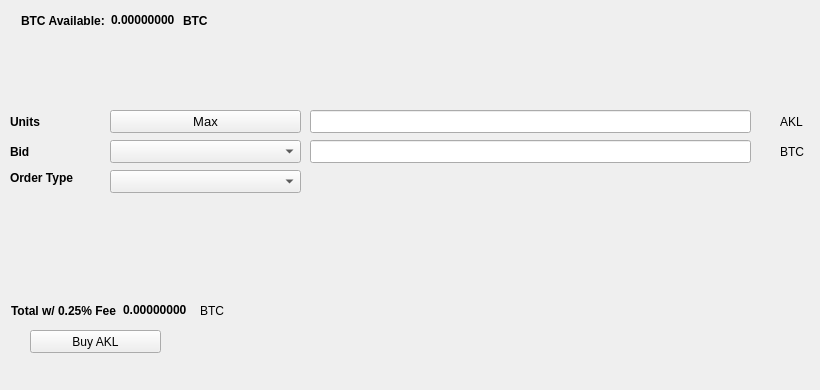
   <widget class="QWidget" name="BuyTab">
    <attribute name="title">
     <string>Buy</string>
    </attribute>
    <widget class="QPushButton" name="BuyAKL">
     <property name="geometry">
      <rect>
       <x>30</x>
       <y>330</y>
       <width>131</width>
       <height>23</height>
      </rect>
     </property>
     <property name="text">
      <string>Buy AKL</string>
     </property>
     <property name="icon">
      <iconset resource="../akula.qrc">
       <normaloff>:/icons/bitcoin</normaloff>:/icons/bitcoin</iconset>
     </property>
    </widget>
    <widget class="QLabel" name="label_3">
     <property name="geometry">
      <rect>
       <x>10</x>
       <y>110</y>
       <width>46</width>
       <height>23</height>
      </rect>
     </property>
     <property name="font">
      <font>
       <weight>75</weight>
       <bold>true</bold>
      </font>
     </property>
     <property name="text">
      <string>Units</string>
     </property>
    </widget>
    <widget class="QLineEdit" name="UnitsInput">
     <property name="geometry">
      <rect>
       <x>310</x>
       <y>110</y>
       <width>441</width>
       <height>23</height>
      </rect>
     </property>
     <property name="font">
      <font>
       <pointsize>9</pointsize>
       <weight>75</weight>
       <bold>true</bold>
      </font>
     </property>
    </widget>
    <widget class="QLineEdit" name="BuyBidPriceEdit">
     <property name="geometry">
      <rect>
       <x>310</x>
       <y>140</y>
       <width>441</width>
       <height>23</height>
      </rect>
     </property>
     <property name="font">
      <font>
       <pointsize>9</pointsize>
       <weight>75</weight>
       <bold>true</bold>
      </font>
     </property>
    </widget>
    <widget class="QLabel" name="label_4">
     <property name="geometry">
      <rect>
       <x>780</x>
       <y>110</y>
       <width>31</width>
       <height>23</height>
      </rect>
     </property>
     <property name="text">
      <string>AKL</string>
     </property>
    </widget>
    <widget class="QLabel" name="label_5">
     <property name="geometry">
      <rect>
       <x>780</x>
       <y>140</y>
       <width>31</width>
       <height>23</height>
      </rect>
     </property>
     <property name="text">
      <string>BTC</string>
     </property>
    </widget>
    <widget class="QLabel" name="label_6">
     <property name="geometry">
      <rect>
       <x>10</x>
       <y>140</y>
       <width>46</width>
       <height>23</height>
      </rect>
     </property>
     <property name="font">
      <font>
       <weight>75</weight>
       <bold>true</bold>
      </font>
     </property>
     <property name="text">
      <string>Bid</string>
     </property>
    </widget>
    <widget class="QLabel" name="label_7">
     <property name="geometry">
      <rect>
       <x>10</x>
       <y>170</y>
       <width>91</width>
       <height>16</height>
      </rect>
     </property>
     <property name="font">
      <font>
       <weight>75</weight>
       <bold>true</bold>
      </font>
     </property>
     <property name="text">
      <string>Order Type</string>
     </property>
    </widget>
    <widget class="QPushButton" name="Buy_Max_Amount">
     <property name="geometry">
      <rect>
       <x>110</x>
       <y>110</y>
       <width>191</width>
       <height>23</height>
      </rect>
     </property>
     <property name="font">
      <font>
       <pointsize>10</pointsize>
      </font>
     </property>
     <property name="text">
      <string>Max</string>
     </property>
    </widget>
    <widget class="QComboBox" name="BuyBidcomboBox">
     <property name="geometry">
      <rect>
       <x>110</x>
       <y>140</y>
       <width>191</width>
       <height>23</height>
      </rect>
     </property>
     <property name="font">
      <font>
       <pointsize>10</pointsize>
      </font>
     </property>
    </widget>
    <widget class="QComboBox" name="buyOrdertypeCombo">
     <property name="geometry">
      <rect>
       <x>110</x>
       <y>170</y>
       <width>191</width>
       <height>23</height>
      </rect>
     </property>
     <property name="font">
      <font>
       <pointsize>10</pointsize>
      </font>
     </property>
    </widget>
    <widget class="QWidget" name="layoutWidget1">
     <property name="geometry">
      <rect>
       <x>21</x>
       <y>11</y>
       <width>227</width>
       <height>19</height>
      </rect>
     </property>
     <layout class="QHBoxLayout" name="horizontalLayout_3">
      <item>
       <widget class="QLabel" name="label232">
        <property name="font">
         <font>
          <weight>75</weight>
          <bold>true</bold>
         </font>
        </property>
        <property name="text">
         <string>BTC Available:</string>
        </property>
       </widget>
      </item>
      <item>
       <widget class="QLabel" name="BtcAvailableLbl">
        <property name="palette">
         <palette>
          <active>
           <colorrole role="WindowText">
            <brush brushstyle="SolidPattern">
             <color alpha="255">
              <red>0</red>
              <green>0</green>
              <blue>0</blue>
             </color>
            </brush>
           </colorrole>
           <colorrole role="Button">
            <brush brushstyle="SolidPattern">
             <color alpha="255">
              <red>0</red>
              <green>170</green>
              <blue>0</blue>
             </color>
            </brush>
           </colorrole>
           <colorrole role="Light">
            <brush brushstyle="SolidPattern">
             <color alpha="255">
              <red>0</red>
              <green>255</green>
              <blue>0</blue>
             </color>
            </brush>
           </colorrole>
           <colorrole role="Midlight">
            <brush brushstyle="SolidPattern">
             <color alpha="255">
              <red>0</red>
              <green>212</green>
              <blue>0</blue>
             </color>
            </brush>
           </colorrole>
           <colorrole role="Dark">
            <brush brushstyle="SolidPattern">
             <color alpha="255">
              <red>0</red>
              <green>85</green>
              <blue>0</blue>
             </color>
            </brush>
           </colorrole>
           <colorrole role="Mid">
            <brush brushstyle="SolidPattern">
             <color alpha="255">
              <red>0</red>
              <green>113</green>
              <blue>0</blue>
             </color>
            </brush>
           </colorrole>
           <colorrole role="Text">
            <brush brushstyle="SolidPattern">
             <color alpha="255">
              <red>0</red>
              <green>170</green>
              <blue>0</blue>
             </color>
            </brush>
           </colorrole>
           <colorrole role="BrightText">
            <brush brushstyle="SolidPattern">
             <color alpha="255">
              <red>255</red>
              <green>255</green>
              <blue>255</blue>
             </color>
            </brush>
           </colorrole>
           <colorrole role="ButtonText">
            <brush brushstyle="SolidPattern">
             <color alpha="255">
              <red>0</red>
              <green>0</green>
              <blue>0</blue>
             </color>
            </brush>
           </colorrole>
           <colorrole role="Base">
            <brush brushstyle="SolidPattern">
             <color alpha="255">
              <red>255</red>
              <green>255</green>
              <blue>255</blue>
             </color>
            </brush>
           </colorrole>
           <colorrole role="Window">
            <brush brushstyle="SolidPattern">
             <color alpha="255">
              <red>0</red>
              <green>170</green>
              <blue>0</blue>
             </color>
            </brush>
           </colorrole>
           <colorrole role="Shadow">
            <brush brushstyle="SolidPattern">
             <color alpha="255">
              <red>0</red>
              <green>0</green>
              <blue>0</blue>
             </color>
            </brush>
           </colorrole>
           <colorrole role="AlternateBase">
            <brush brushstyle="SolidPattern">
             <color alpha="255">
              <red>127</red>
              <green>212</green>
              <blue>127</blue>
             </color>
            </brush>
           </colorrole>
           <colorrole role="ToolTipBase">
            <brush brushstyle="SolidPattern">
             <color alpha="255">
              <red>255</red>
              <green>255</green>
              <blue>220</blue>
             </color>
            </brush>
           </colorrole>
           <colorrole role="ToolTipText">
            <brush brushstyle="SolidPattern">
             <color alpha="255">
              <red>0</red>
              <green>0</green>
              <blue>0</blue>
             </color>
            </brush>
           </colorrole>
          </active>
          <inactive>
           <colorrole role="WindowText">
            <brush brushstyle="SolidPattern">
             <color alpha="255">
              <red>0</red>
              <green>0</green>
              <blue>0</blue>
             </color>
            </brush>
           </colorrole>
           <colorrole role="Button">
            <brush brushstyle="SolidPattern">
             <color alpha="255">
              <red>0</red>
              <green>170</green>
              <blue>0</blue>
             </color>
            </brush>
           </colorrole>
           <colorrole role="Light">
            <brush brushstyle="SolidPattern">
             <color alpha="255">
              <red>0</red>
              <green>255</green>
              <blue>0</blue>
             </color>
            </brush>
           </colorrole>
           <colorrole role="Midlight">
            <brush brushstyle="SolidPattern">
             <color alpha="255">
              <red>0</red>
              <green>212</green>
              <blue>0</blue>
             </color>
            </brush>
           </colorrole>
           <colorrole role="Dark">
            <brush brushstyle="SolidPattern">
             <color alpha="255">
              <red>0</red>
              <green>85</green>
              <blue>0</blue>
             </color>
            </brush>
           </colorrole>
           <colorrole role="Mid">
            <brush brushstyle="SolidPattern">
             <color alpha="255">
              <red>0</red>
              <green>113</green>
              <blue>0</blue>
             </color>
            </brush>
           </colorrole>
           <colorrole role="Text">
            <brush brushstyle="SolidPattern">
             <color alpha="255">
              <red>0</red>
              <green>170</green>
              <blue>0</blue>
             </color>
            </brush>
           </colorrole>
           <colorrole role="BrightText">
            <brush brushstyle="SolidPattern">
             <color alpha="255">
              <red>255</red>
              <green>255</green>
              <blue>255</blue>
             </color>
            </brush>
           </colorrole>
           <colorrole role="ButtonText">
            <brush brushstyle="SolidPattern">
             <color alpha="255">
              <red>0</red>
              <green>0</green>
              <blue>0</blue>
             </color>
            </brush>
           </colorrole>
           <colorrole role="Base">
            <brush brushstyle="SolidPattern">
             <color alpha="255">
              <red>255</red>
              <green>255</green>
              <blue>255</blue>
             </color>
            </brush>
           </colorrole>
           <colorrole role="Window">
            <brush brushstyle="SolidPattern">
             <color alpha="255">
              <red>0</red>
              <green>170</green>
              <blue>0</blue>
             </color>
            </brush>
           </colorrole>
           <colorrole role="Shadow">
            <brush brushstyle="SolidPattern">
             <color alpha="255">
              <red>0</red>
              <green>0</green>
              <blue>0</blue>
             </color>
            </brush>
           </colorrole>
           <colorrole role="AlternateBase">
            <brush brushstyle="SolidPattern">
             <color alpha="255">
              <red>127</red>
              <green>212</green>
              <blue>127</blue>
             </color>
            </brush>
           </colorrole>
           <colorrole role="ToolTipBase">
            <brush brushstyle="SolidPattern">
             <color alpha="255">
              <red>255</red>
              <green>255</green>
              <blue>220</blue>
             </color>
            </brush>
           </colorrole>
           <colorrole role="ToolTipText">
            <brush brushstyle="SolidPattern">
             <color alpha="255">
              <red>0</red>
              <green>0</green>
              <blue>0</blue>
             </color>
            </brush>
           </colorrole>
          </inactive>
          <disabled>
           <colorrole role="WindowText">
            <brush brushstyle="SolidPattern">
             <color alpha="255">
              <red>0</red>
              <green>85</green>
              <blue>0</blue>
             </color>
            </brush>
           </colorrole>
           <colorrole role="Button">
            <brush brushstyle="SolidPattern">
             <color alpha="255">
              <red>0</red>
              <green>170</green>
              <blue>0</blue>
             </color>
            </brush>
           </colorrole>
           <colorrole role="Light">
            <brush brushstyle="SolidPattern">
             <color alpha="255">
              <red>0</red>
              <green>255</green>
              <blue>0</blue>
             </color>
            </brush>
           </colorrole>
           <colorrole role="Midlight">
            <brush brushstyle="SolidPattern">
             <color alpha="255">
              <red>0</red>
              <green>212</green>
              <blue>0</blue>
             </color>
            </brush>
           </colorrole>
           <colorrole role="Dark">
            <brush brushstyle="SolidPattern">
             <color alpha="255">
              <red>0</red>
              <green>85</green>
              <blue>0</blue>
             </color>
            </brush>
           </colorrole>
           <colorrole role="Mid">
            <brush brushstyle="SolidPattern">
             <color alpha="255">
              <red>0</red>
              <green>113</green>
              <blue>0</blue>
             </color>
            </brush>
           </colorrole>
           <colorrole role="Text">
            <brush brushstyle="SolidPattern">
             <color alpha="255">
              <red>0</red>
              <green>85</green>
              <blue>0</blue>
             </color>
            </brush>
           </colorrole>
           <colorrole role="BrightText">
            <brush brushstyle="SolidPattern">
             <color alpha="255">
              <red>255</red>
              <green>255</green>
              <blue>255</blue>
             </color>
            </brush>
           </colorrole>
           <colorrole role="ButtonText">
            <brush brushstyle="SolidPattern">
             <color alpha="255">
              <red>0</red>
              <green>85</green>
              <blue>0</blue>
             </color>
            </brush>
           </colorrole>
           <colorrole role="Base">
            <brush brushstyle="SolidPattern">
             <color alpha="255">
              <red>0</red>
              <green>170</green>
              <blue>0</blue>
             </color>
            </brush>
           </colorrole>
           <colorrole role="Window">
            <brush brushstyle="SolidPattern">
             <color alpha="255">
              <red>0</red>
              <green>170</green>
              <blue>0</blue>
             </color>
            </brush>
           </colorrole>
           <colorrole role="Shadow">
            <brush brushstyle="SolidPattern">
             <color alpha="255">
              <red>0</red>
              <green>0</green>
              <blue>0</blue>
             </color>
            </brush>
           </colorrole>
           <colorrole role="AlternateBase">
            <brush brushstyle="SolidPattern">
             <color alpha="255">
              <red>0</red>
              <green>170</green>
              <blue>0</blue>
             </color>
            </brush>
           </colorrole>
           <colorrole role="ToolTipBase">
            <brush brushstyle="SolidPattern">
             <color alpha="255">
              <red>255</red>
              <green>255</green>
              <blue>220</blue>
             </color>
            </brush>
           </colorrole>
           <colorrole role="ToolTipText">
            <brush brushstyle="SolidPattern">
             <color alpha="255">
              <red>0</red>
              <green>0</green>
              <blue>0</blue>
             </color>
            </brush>
           </colorrole>
          </disabled>
         </palette>
        </property>
        <property name="font">
         <font>
          <weight>75</weight>
          <bold>true</bold>
         </font>
        </property>
        <property name="text">
         <string>0.00000000</string>
        </property>
        <property name="textInteractionFlags">
         <set>Qt::LinksAccessibleByMouse|Qt::TextSelectableByKeyboard|Qt::TextSelectableByMouse</set>
        </property>
       </widget>
      </item>
      <item>
       <widget class="QLabel" name="BtcAvailableLbl_2">
        <property name="font">
         <font>
          <weight>75</weight>
          <bold>true</bold>
         </font>
        </property>
        <property name="text">
         <string>BTC</string>
        </property>
       </widget>
      </item>
     </layout>
    </widget>
    <widget class="QWidget" name="layoutWidge2">
     <property name="geometry">
      <rect>
       <x>11</x>
       <y>301</y>
       <width>259</width>
       <height>19</height>
      </rect>
     </property>
     <layout class="QHBoxLayout" name="horizontalLayout_4">
      <item>
       <widget class="QLabel" name="label_9">
        <property name="font">
         <font>
          <weight>75</weight>
          <bold>true</bold>
         </font>
        </property>
        <property name="text">
         <string>Total w/ 0.25% Fee</string>
        </property>
       </widget>
      </item>
      <item>
       <widget class="QLabel" name="BuyCostLabel">
        <property name="palette">
         <palette>
          <active>
           <colorrole role="WindowText">
            <brush brushstyle="SolidPattern">
             <color alpha="255">
              <red>0</red>
              <green>0</green>
              <blue>0</blue>
             </color>
            </brush>
           </colorrole>
           <colorrole role="Button">
            <brush brushstyle="SolidPattern">
             <color alpha="255">
              <red>0</red>
              <green>170</green>
              <blue>0</blue>
             </color>
            </brush>
           </colorrole>
           <colorrole role="Light">
            <brush brushstyle="SolidPattern">
             <color alpha="255">
              <red>0</red>
              <green>255</green>
              <blue>0</blue>
             </color>
            </brush>
           </colorrole>
           <colorrole role="Midlight">
            <brush brushstyle="SolidPattern">
             <color alpha="255">
              <red>0</red>
              <green>212</green>
              <blue>0</blue>
             </color>
            </brush>
           </colorrole>
           <colorrole role="Dark">
            <brush brushstyle="SolidPattern">
             <color alpha="255">
              <red>0</red>
              <green>85</green>
              <blue>0</blue>
             </color>
            </brush>
           </colorrole>
           <colorrole role="Mid">
            <brush brushstyle="SolidPattern">
             <color alpha="255">
              <red>0</red>
              <green>113</green>
              <blue>0</blue>
             </color>
            </brush>
           </colorrole>
           <colorrole role="Text">
            <brush brushstyle="SolidPattern">
             <color alpha="255">
              <red>0</red>
              <green>170</green>
              <blue>0</blue>
             </color>
            </brush>
           </colorrole>
           <colorrole role="BrightText">
            <brush brushstyle="SolidPattern">
             <color alpha="255">
              <red>255</red>
              <green>255</green>
              <blue>255</blue>
             </color>
            </brush>
           </colorrole>
           <colorrole role="ButtonText">
            <brush brushstyle="SolidPattern">
             <color alpha="255">
              <red>0</red>
              <green>0</green>
              <blue>0</blue>
             </color>
            </brush>
           </colorrole>
           <colorrole role="Base">
            <brush brushstyle="SolidPattern">
             <color alpha="255">
              <red>255</red>
              <green>255</green>
              <blue>255</blue>
             </color>
            </brush>
           </colorrole>
           <colorrole role="Window">
            <brush brushstyle="SolidPattern">
             <color alpha="255">
              <red>0</red>
              <green>170</green>
              <blue>0</blue>
             </color>
            </brush>
           </colorrole>
           <colorrole role="Shadow">
            <brush brushstyle="SolidPattern">
             <color alpha="255">
              <red>0</red>
              <green>0</green>
              <blue>0</blue>
             </color>
            </brush>
           </colorrole>
           <colorrole role="AlternateBase">
            <brush brushstyle="SolidPattern">
             <color alpha="255">
              <red>127</red>
              <green>212</green>
              <blue>127</blue>
             </color>
            </brush>
           </colorrole>
           <colorrole role="ToolTipBase">
            <brush brushstyle="SolidPattern">
             <color alpha="255">
              <red>255</red>
              <green>255</green>
              <blue>220</blue>
             </color>
            </brush>
           </colorrole>
           <colorrole role="ToolTipText">
            <brush brushstyle="SolidPattern">
             <color alpha="255">
              <red>0</red>
              <green>0</green>
              <blue>0</blue>
             </color>
            </brush>
           </colorrole>
          </active>
          <inactive>
           <colorrole role="WindowText">
            <brush brushstyle="SolidPattern">
             <color alpha="255">
              <red>0</red>
              <green>0</green>
              <blue>0</blue>
             </color>
            </brush>
           </colorrole>
           <colorrole role="Button">
            <brush brushstyle="SolidPattern">
             <color alpha="255">
              <red>0</red>
              <green>170</green>
              <blue>0</blue>
             </color>
            </brush>
           </colorrole>
           <colorrole role="Light">
            <brush brushstyle="SolidPattern">
             <color alpha="255">
              <red>0</red>
              <green>255</green>
              <blue>0</blue>
             </color>
            </brush>
           </colorrole>
           <colorrole role="Midlight">
            <brush brushstyle="SolidPattern">
             <color alpha="255">
              <red>0</red>
              <green>212</green>
              <blue>0</blue>
             </color>
            </brush>
           </colorrole>
           <colorrole role="Dark">
            <brush brushstyle="SolidPattern">
             <color alpha="255">
              <red>0</red>
              <green>85</green>
              <blue>0</blue>
             </color>
            </brush>
           </colorrole>
           <colorrole role="Mid">
            <brush brushstyle="SolidPattern">
             <color alpha="255">
              <red>0</red>
              <green>113</green>
              <blue>0</blue>
             </color>
            </brush>
           </colorrole>
           <colorrole role="Text">
            <brush brushstyle="SolidPattern">
             <color alpha="255">
              <red>0</red>
              <green>170</green>
              <blue>0</blue>
             </color>
            </brush>
           </colorrole>
           <colorrole role="BrightText">
            <brush brushstyle="SolidPattern">
             <color alpha="255">
              <red>255</red>
              <green>255</green>
              <blue>255</blue>
             </color>
            </brush>
           </colorrole>
           <colorrole role="ButtonText">
            <brush brushstyle="SolidPattern">
             <color alpha="255">
              <red>0</red>
              <green>0</green>
              <blue>0</blue>
             </color>
            </brush>
           </colorrole>
           <colorrole role="Base">
            <brush brushstyle="SolidPattern">
             <color alpha="255">
              <red>255</red>
              <green>255</green>
              <blue>255</blue>
             </color>
            </brush>
           </colorrole>
           <colorrole role="Window">
            <brush brushstyle="SolidPattern">
             <color alpha="255">
              <red>0</red>
              <green>170</green>
              <blue>0</blue>
             </color>
            </brush>
           </colorrole>
           <colorrole role="Shadow">
            <brush brushstyle="SolidPattern">
             <color alpha="255">
              <red>0</red>
              <green>0</green>
              <blue>0</blue>
             </color>
            </brush>
           </colorrole>
           <colorrole role="AlternateBase">
            <brush brushstyle="SolidPattern">
             <color alpha="255">
              <red>127</red>
              <green>212</green>
              <blue>127</blue>
             </color>
            </brush>
           </colorrole>
           <colorrole role="ToolTipBase">
            <brush brushstyle="SolidPattern">
             <color alpha="255">
              <red>255</red>
              <green>255</green>
              <blue>220</blue>
             </color>
            </brush>
           </colorrole>
           <colorrole role="ToolTipText">
            <brush brushstyle="SolidPattern">
             <color alpha="255">
              <red>0</red>
              <green>0</green>
              <blue>0</blue>
             </color>
            </brush>
           </colorrole>
          </inactive>
          <disabled>
           <colorrole role="WindowText">
            <brush brushstyle="SolidPattern">
             <color alpha="255">
              <red>0</red>
              <green>85</green>
              <blue>0</blue>
             </color>
            </brush>
           </colorrole>
           <colorrole role="Button">
            <brush brushstyle="SolidPattern">
             <color alpha="255">
              <red>0</red>
              <green>170</green>
              <blue>0</blue>
             </color>
            </brush>
           </colorrole>
           <colorrole role="Light">
            <brush brushstyle="SolidPattern">
             <color alpha="255">
              <red>0</red>
              <green>255</green>
              <blue>0</blue>
             </color>
            </brush>
           </colorrole>
           <colorrole role="Midlight">
            <brush brushstyle="SolidPattern">
             <color alpha="255">
              <red>0</red>
              <green>212</green>
              <blue>0</blue>
             </color>
            </brush>
           </colorrole>
           <colorrole role="Dark">
            <brush brushstyle="SolidPattern">
             <color alpha="255">
              <red>0</red>
              <green>85</green>
              <blue>0</blue>
             </color>
            </brush>
           </colorrole>
           <colorrole role="Mid">
            <brush brushstyle="SolidPattern">
             <color alpha="255">
              <red>0</red>
              <green>113</green>
              <blue>0</blue>
             </color>
            </brush>
           </colorrole>
           <colorrole role="Text">
            <brush brushstyle="SolidPattern">
             <color alpha="255">
              <red>0</red>
              <green>85</green>
              <blue>0</blue>
             </color>
            </brush>
           </colorrole>
           <colorrole role="BrightText">
            <brush brushstyle="SolidPattern">
             <color alpha="255">
              <red>255</red>
              <green>255</green>
              <blue>255</blue>
             </color>
            </brush>
           </colorrole>
           <colorrole role="ButtonText">
            <brush brushstyle="SolidPattern">
             <color alpha="255">
              <red>0</red>
              <green>85</green>
              <blue>0</blue>
             </color>
            </brush>
           </colorrole>
           <colorrole role="Base">
            <brush brushstyle="SolidPattern">
             <color alpha="255">
              <red>0</red>
              <green>170</green>
              <blue>0</blue>
             </color>
            </brush>
           </colorrole>
           <colorrole role="Window">
            <brush brushstyle="SolidPattern">
             <color alpha="255">
              <red>0</red>
              <green>170</green>
              <blue>0</blue>
             </color>
            </brush>
           </colorrole>
           <colorrole role="Shadow">
            <brush brushstyle="SolidPattern">
             <color alpha="255">
              <red>0</red>
              <green>0</green>
              <blue>0</blue>
             </color>
            </brush>
           </colorrole>
           <colorrole role="AlternateBase">
            <brush brushstyle="SolidPattern">
             <color alpha="255">
              <red>0</red>
              <green>170</green>
              <blue>0</blue>
             </color>
            </brush>
           </colorrole>
           <colorrole role="ToolTipBase">
            <brush brushstyle="SolidPattern">
             <color alpha="255">
              <red>255</red>
              <green>255</green>
              <blue>220</blue>
             </color>
            </brush>
           </colorrole>
           <colorrole role="ToolTipText">
            <brush brushstyle="SolidPattern">
             <color alpha="255">
              <red>0</red>
              <green>0</green>
              <blue>0</blue>
             </color>
            </brush>
           </colorrole>
          </disabled>
         </palette>
        </property>
        <property name="font">
         <font>
          <weight>75</weight>
          <bold>true</bold>
         </font>
        </property>
        <property name="autoFillBackground">
         <bool>false</bool>
        </property>
        <property name="text">
         <string>0.00000000</string>
        </property>
        <property name="textInteractionFlags">
         <set>Qt::LinksAccessibleByMouse|Qt::TextSelectableByMouse</set>
        </property>
       </widget>
      </item>
      <item>
       <widget class="QLabel" name="label_10">
        <property name="font">
         <font>
          <weight>50</weight>
          <bold>false</bold>
         </font>
        </property>
        <property name="text">
         <string>BTC</string>
        </property>
       </widget>
      </item>
     </layout>
    </widget>
    <widget class="QLabel" name="label_24">
     <property name="geometry">
      <rect>
       <x>460</x>
       <y>300</y>
       <width>281</width>
       <height>81</height>
      </rect>
     </property>
     <property name="text">
      <string/>
     </property>
     <property name="pixmap">
      <pixmap>:/images/bittrex</pixmap>
     </property>
    </widget>
   </widget>
